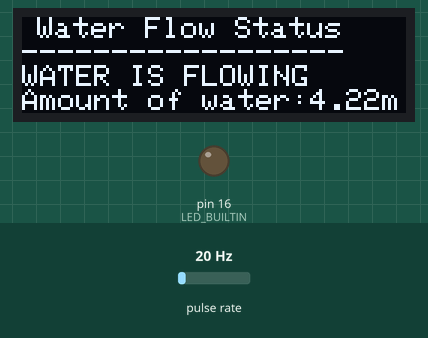
Simulated run of this sketch. Board: Arduino Uno, built for the host (arithmetic inside an expression is 32-bit, double 64-bit). Parts: 128×32 one-colour display, output pins drawn as LEDs (lit = HIGH). Wiring (inferred from the names in the program): pulse sensor: data pin 2. The test bench sets the inputs (shaded band); at power-on: pulse rate 20 Hz. What the sketch prints to the serial monitor is not drawn.

Above: at 1.6 s.
1.7 s: pulse rate (sensor on pin 2) set to 4 Hz
At 3.4 s:
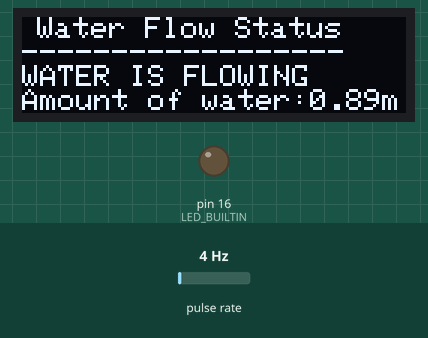
4.5 s: pulse rate (sensor on pin 2) set to 150 Hz
At 5.8 s:
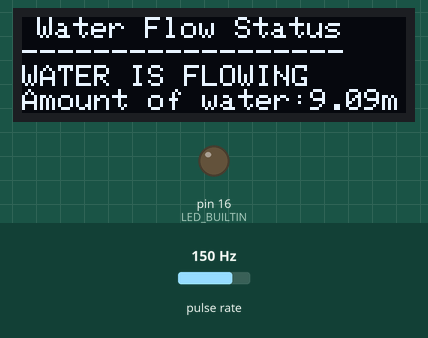
7.5 s: pulse rate (sensor on pin 2) set to 50 Hz
At 13.1 s:
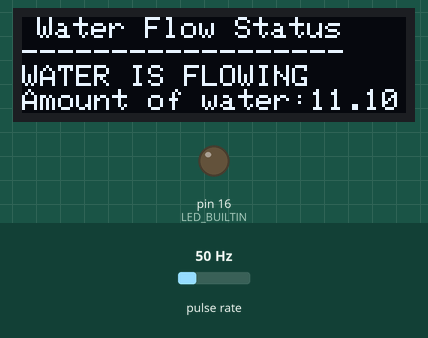
Timing chart, 0 to 14.6 s (numbered marks = the images above; inputs shaded):
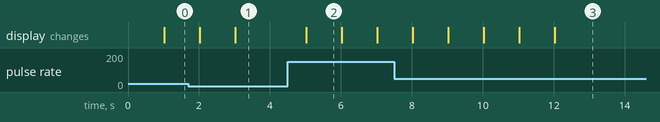

Measured:
- after the input at 1.7 s, the display: first changes after 0.32 s (image 1 shows a later state)
- after the input at 4.5 s, the display: changes after 0.52 s (image 2)
- what the display in image 2 shows lasts 1.0 s, from 5.0 s to 6.0 s

The sketch:

Waterflowstts.ino
```cpp
#include <SPI.h>
#include <Wire.h>
#include <Adafruit_GFX.h>
#include <Adafruit_SSD1306.h>
#include <SoftwareSerial.h>
#include <ArduinoJson.h>

SoftwareSerial nodemcu(5, 6); //Initialise Arduino to NodeMCU (5=Rx & 6=Tx)

#define SCREEN_WIDTH 128    // OLED display width, in pixels
#define SCREEN_HEIGHT 32    // OLED display height, in pixels


Adafruit_SSD1306 display(SCREEN_WIDTH, SCREEN_HEIGHT, &Wire, -1);


#define LED_BUILTIN 16
#define SENSOR  2

long currentMillis = 0;
long previousMillis = 0;
int interval = 1000;
boolean ledState = LOW;
float calibrationFactor = 4.5;
volatile byte pulseCount;
byte pulse1Sec = 0;
float flowRate;
unsigned long flowMilliLitres;
unsigned int totalMilliLitres;
float flowLitres;
float totalLitres;

// StaticJsonBuffer<1000> jsonBuffer;
// JsonObject& data = jsonBuffer.createObject();

void pulseCounter()
{
  pulseCount++;
}


void setup()
{
  Serial.begin(9600);
  display.begin(SSD1306_SWITCHCAPVCC, 0x3C); //initialize with the I2C addr 0x3C (128x64)
  display.clearDisplay();
  delay(10);

  pinMode(LED_BUILTIN, OUTPUT);
  pinMode(SENSOR, INPUT_PULLUP);

  pulseCount = 0;
  flowRate = 0.0;
  flowMilliLitres = 0;
  totalMilliLitres = 0;
  previousMillis = 0;
  nodemcu.begin(9600);

  attachInterrupt(digitalPinToInterrupt(SENSOR), pulseCounter, FALLING);
}

void loop()
{


  currentMillis = millis();
  if (currentMillis - previousMillis > interval)
  {

    pulse1Sec = pulseCount;
    pulseCount = 0;


    flowRate = ((1000.0 / (millis() - previousMillis)) * pulse1Sec) / calibrationFactor;
    previousMillis = millis();

    flowMilliLitres = (flowRate / 60) * 1000;
    flowLitres = (flowRate / 60);

    totalMilliLitres += flowMilliLitres;
    totalLitres += flowLitres;

    // Print the flow rate for this second in litres / minute
    Serial.print("Flow rate: ");
    Serial.print(float(flowRate));  // Print the integer part of the variable
    Serial.print("L/Sec");
    Serial.print("\t");       // Print tab space

    nodemcu.write(float(flowRate));

    display.clearDisplay();

    display.setCursor(5,0);  //oled display
    display.setTextSize(1);
    display.setTextColor(WHITE);
    display.println("Water Flow Status");
    display.println("------------------");

    if (float(flowRate)>0){
      display.println("WATER IS FLOWING");
    }
    else{
      display.println("WATER IS NOT FLOWING");

    }
    display.print("Amount of water:");
    display.print(float(flowRate));
    display.println("ml/s");
    display.display();


//    data["Water"] = float(flowRate);
//    //Send data to NodeMCU
//    data.printTo(nodemcu);
//    jsonBuffer.clear();
  }
}
```
